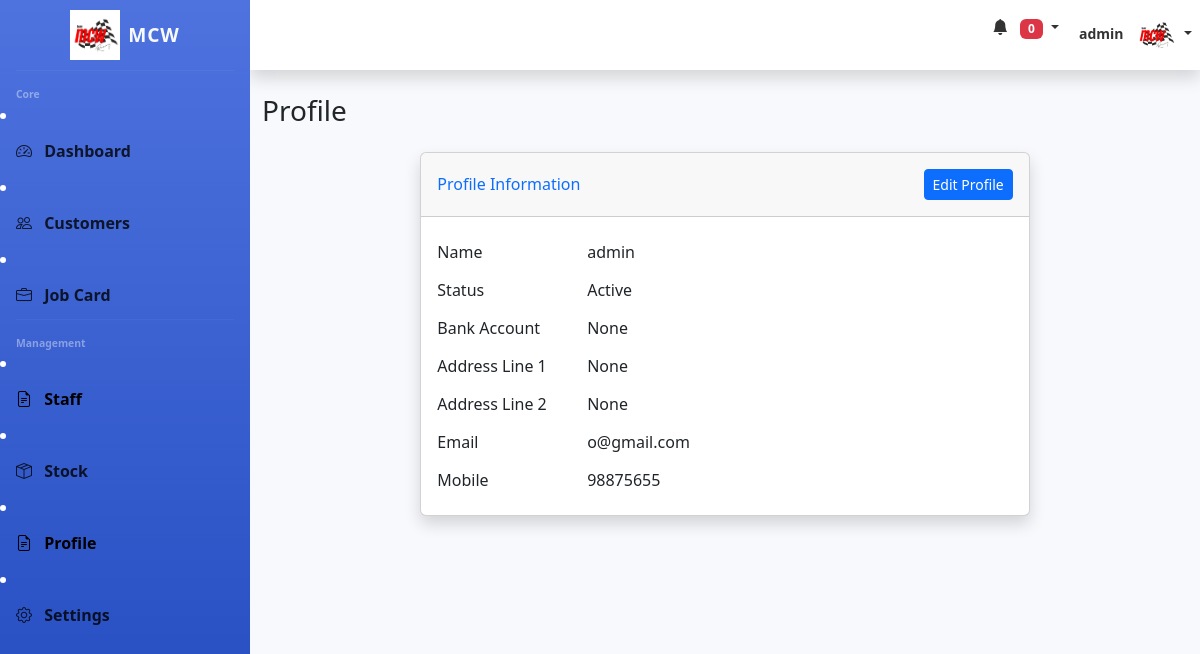
The app's page /profile (signed in) with its own data.
### Owner/models.py (models this page shows, shortened)
class UsesDB(models.Model):
    CATEGORY_CHOICES = [
        ('Purchase Staff', 'Purchase Staff'),
        ('Helper', 'Helper'),
        ('Supervisor', 'Supervisor'),
        ('Mechanic', 'Mechanic'),
        ('Owner', 'Owner'),
        ('Senior Mechanic', 'Senior Mechanic'),
    ]
    Status_CHOICES = [
        ('Active', 'Active'),
        ('InActive', 'InActive'),
        ('On Leave', 'On Leave'),
    ]
    id = models.AutoField(primary_key=True)
    name = models.CharField(max_length=100,blank=True, null=True)
    shop = models.ForeignKey(ShopDB, on_delete=models.CASCADE,blank=True, null=True)
    password = models.CharField(max_length=100,blank=True, null=True)
    position = models.CharField(max_length=20, choices=CATEGORY_CHOICES, blank=True, null=True,default="Helper")
    email = models.EmailField()
    mobile = models.CharField(max_length=15, blank=True, null=True)
    JoinDate=models.CharField(max_length=15, blank=True, null=True)
    ResignDate=models.CharField(max_length=15, blank=True, null=True)
    Status = models.CharField(max_length=20, choices=Status_CHOICES,default="InActive")
    BasicSalary=models.IntegerField( blank=True, null=True)
    BankAccount=models.CharField(max_length=100, blank=True, null=True)
    address_line1 = models.CharField(max_length=100, blank=True, null=True)
    address_line2 = models.CharField(max_length=100, blank=True, null=True)
    city = models.CharField(max_length=50, blank=True, null=True)
    state = models.CharField(max_length=50, blank=True, null=True)
    postal_code = models.CharField(max_length=20, blank=True, null=True)
    image = models.ImageField(upload_to='user_prf/', blank=True, null=True)

### Owner/views.py (the view)
# urls.py: path('profile', views.profile, name='ownerprofile'),
def profile(request):
    user_id=request.session['user_id']
    user_name=request.session['user_name']
    position=request.session['user_position']
    userobjd=UsesDB.objects.filter(id=user_id)
    userobj=UsesDB.objects.get(id=user_id)
    remindersobj=remindersDB.objects.filter(assignedto=userobj)
    reminders=[]
    today = date.today()  # Returns datetime.date(2025, 7, 29)
    formatted_date = today.strftime("%Y-%m-%d")  # "2025-07-29"
    for i in remindersobj:
        if i.remindDate !=None:
            if str(i.remindDate)==str(formatted_date):
                reminders.append(i)
    reminderslen=len(reminders)
    data={"user":user_name,"userobj":userobjd,"reminders":reminders,"reminderslen":reminderslen}
    return render(request,"owner_profile.html",data)

### Owner/templates/owner_profile.html (shortened to what this page needs)
{% load static %}
<!DOCTYPE html>
<html lang="en">
<head>
    <link href="https://cdn.jsdelivr.net/npm/bootstrap@5.3.0/dist/css/bootstrap.min.css" rel="stylesheet">
    <link rel="stylesheet" href="https://cdn.jsdelivr.net/npm/bootstrap-icons@1.10.0/font/bootstrap-icons.css">
</head>
<body id="page-top">
        <div class="sidebar" id="sidebar">
        <a class="sidebar-brand d-flex align-items-center justify-content-center" href="#">
            <img src="{% static 'img/logo.png' %}" alt="MCW" height="50" class="me-2">
            <span style="color: #f8f9fc;">MCW </span>
        </a>
        <hr class="sidebar-divider">
        <div class="sidebar-heading">Core</div>
        <li class="nav-item">
            <a class="nav-link" href="/OwnerHome">
                <i class="bi bi-speedometer2"></i>
                <span>Dashboard</span>
            </a>
        </li>
        <li class="nav-item">
            <a class="nav-link" href="/OwnerCustomerPg">
                <i class="bi bi-people"></i>
                <span>Customers</span>
            </a>
        </li>
        <li class="nav-item">
            <a class="nav-link" href="/JobCardpg">
                <i class="bi bi-briefcase"></i>
                <span>Job Card</span>
            </a>
        </li>
        <hr class="sidebar-divider">
        <div class="sidebar-heading">Management</div>
        <li class="nav-item">
            <a class="nav-link active" href="/ViewStaffPg">
                <i class="bi bi-file-earmark-text"></i>
                <span>Staff</span>
            </a>
        </li>
        <li class="nav-item">
            <a class="nav-link" href="/StockPg">
                <i class="bi bi-box-seam"></i>
                <span>Stock</span>
            </a>
        </li>
        <li class="nav-item">
            <a class="nav-link active" href="/profile">
                <i class="bi bi-file-earmark-text"></i>
                <span>Profile</span>
            </a>
        </li>
        <li class="nav-item">
            <a class="nav-link" href="#">
                <i class="bi bi-gear"></i>
                <span>Settings</span>
            </a>
        </li>
    </div>
    <div id="content">
        <nav class="topbar navbar navbar-expand navbar-light shadow">
            <ul class="navbar-nav ms-auto">
                <li class="nav-item dropdown no-arrow mx-1">
                    <a class="nav-link dropdown-toggle" href="#" id="alertsDropdown" role="button"
                        data-bs-toggle="dropdown">
                        <i class="bi bi-bell-fill"></i>
                        <span class="badge bg-danger badge-counter">{{reminderslen}}</span>
                    </a>
                </li>
                <li class="nav-item dropdown no-arrow">
                    <a class="nav-link dropdown-toggle" href="#" id="userDropdown" role="button"
                        data-bs-toggle="dropdown">
                        <span class="me-2 d-none d-lg-inline text-gray-600 small">{{user}}</span>
                        <img class="img-profile rounded-circle" src="{% static 'img/logo.png' %}" height="40px">
                    </a>
                </li>
            </ul>
        </nav>
        <div class="container-fluid py-4">
            <div class="d-sm-flex align-items-center justify-content-between mb-4">
                <h1 class="h3 mb-0 text-gray-800">Profile</h1>
            </div>
            <div class="row">
                <div class="col-lg-8 mx-auto">
                    <div class="card shadow mb-4">
                        <div class="card-header py-3 d-flex flex-row align-items-center justify-content-between">
                            <h6 class="m-0 font-weight-bold text-primary">Profile Information</h6>
                            <button id="editProfileBtn" class="btn btn-sm btn-primary">Edit Profile</button>
                        </div>
                        <div class="card-body">
                            <form id="profileForm" method="POST" action="owner_profileUpdate">
                                <div class="form-group row">
                                    <label class="col-sm-3 col-form-label">Name</label>
                                    <div class="col-sm-9">
                                        <input type="text" readonly class="form-control-plaintext" value="{{ user }}">
                                    </div>
                                </div>
                                {% for i in userobj %}
                                <div class="form-group row">
                                    <label class="col-sm-3 col-form-label">Status</label>
                                    <div class="col-sm-9">
                                        <input type="text" readonly class="form-control-plaintext"
                                            value="{{ i.Status }}">
                                    </div>
                                </div>
                                <div class="form-group row">
                                    <label class="col-sm-3 col-form-label">Bank Account</label>
                                    <div class="col-sm-9">
                                        <input type="text" readonly class="form-control-plaintext"
                                            value="{{ i.BankAccount }}">
                                    </div>
                                </div>
                                <div class="form-group row">
                                    <label class="col-sm-3 col-form-label">Address Line 1</label>
                                    <div class="col-sm-9">
                                        <input type="text" readonly class="form-control-plaintext"
                                            value="{{ i.address_line1 }}">
                                    </div>
                                </div>
                                <div class="form-group row">
                                    <label class="col-sm-3 col-form-label">Address Line 2</label>
                                    <div class="col-sm-9">
                                        <input type="text" readonly class="form-control-plaintext"
                                            value="{{ i.address_line2 }}">
                                    </div>
                                </div>
                                <div class="form-group row">
                                    <label class="col-sm-3 col-form-label">Email</label>
                                    <div class="col-sm-9">
                                        <span class="form-control-plaintext" id="emailView">{{ i.email }}</span>
                                    </div>
                                </div>
                                <div class="form-group row">
                                    <label class="col-sm-3 col-form-label">Mobile</label>
                                    <div class="col-sm-9">
                                        <span class="form-control-plaintext" id="mobileView">{{ i.mobile }}</span>
                                    </div>
                                </div>
                                {% endfor %}
                            </form>
                        </div>
                    </div>
                </div>
            </div>
        </div>
    </div>
</body>
</html>

### Owner/templates/owner_profile.html (style rules this page uses)
:root { --primary-color: #4e73df; --dark-color: #5a5c69; --sidebar-width: 250px; }
body { font-family: 'Segoe UI', Tahoma, Geneva, Verdana, sans-serif; background-color: #f8f9fc; overflow-x: hidden; }
.sidebar { width: var(--sidebar-width); height: 100vh; position: fixed; left: 0; top: 0; background: linear-gradient(180deg, var(--primary-color) 0%, #224abe 100%); color: white; transition: all 0.3s; z-index: 1000; }
.sidebar-brand { height: 4.375rem; text-decoration: none; font-size: 1.2rem; font-weight: 800; padding: 1.5rem 1rem; text-align: center; letter-spacing: 0.05rem; }
.sidebar-divider { border-top: 1px solid rgba(255, 255, 255, 0.15); margin: 0 1rem 1rem; }
.sidebar-heading { padding: 0 1rem; font-weight: 800; font-size: 0.65rem; color: rgba(255, 255, 255, 0.4); }
.nav-item { position: relative; }
.nav-link { color: rgba(0, 0, 0, 0.8); padding: 0.75rem 1rem; font-weight: 600; }
.nav-link i { margin-right: 0.5rem; }
.nav-link.active { color: rgb(0, 0, 0); font-weight: 700; }
#content { width: calc(100% - var(--sidebar-width)); margin-left: var(--sidebar-width); min-height: 100vh; transition: all 0.3s; }
.topbar { height: 4.375rem; box-shadow: 0 0.15rem 1.75rem 0 rgba(58, 59, 69, 0.15); background-color: white; }

### records on screen
UsesDB: Status "Active", BankAccount "None", address_line1 "None", address_line2 "None", email "o@gmail.com", mobile "98875655"

### other values on screen
{{ reminderslen }} "0"
{{ user }} "admin"
